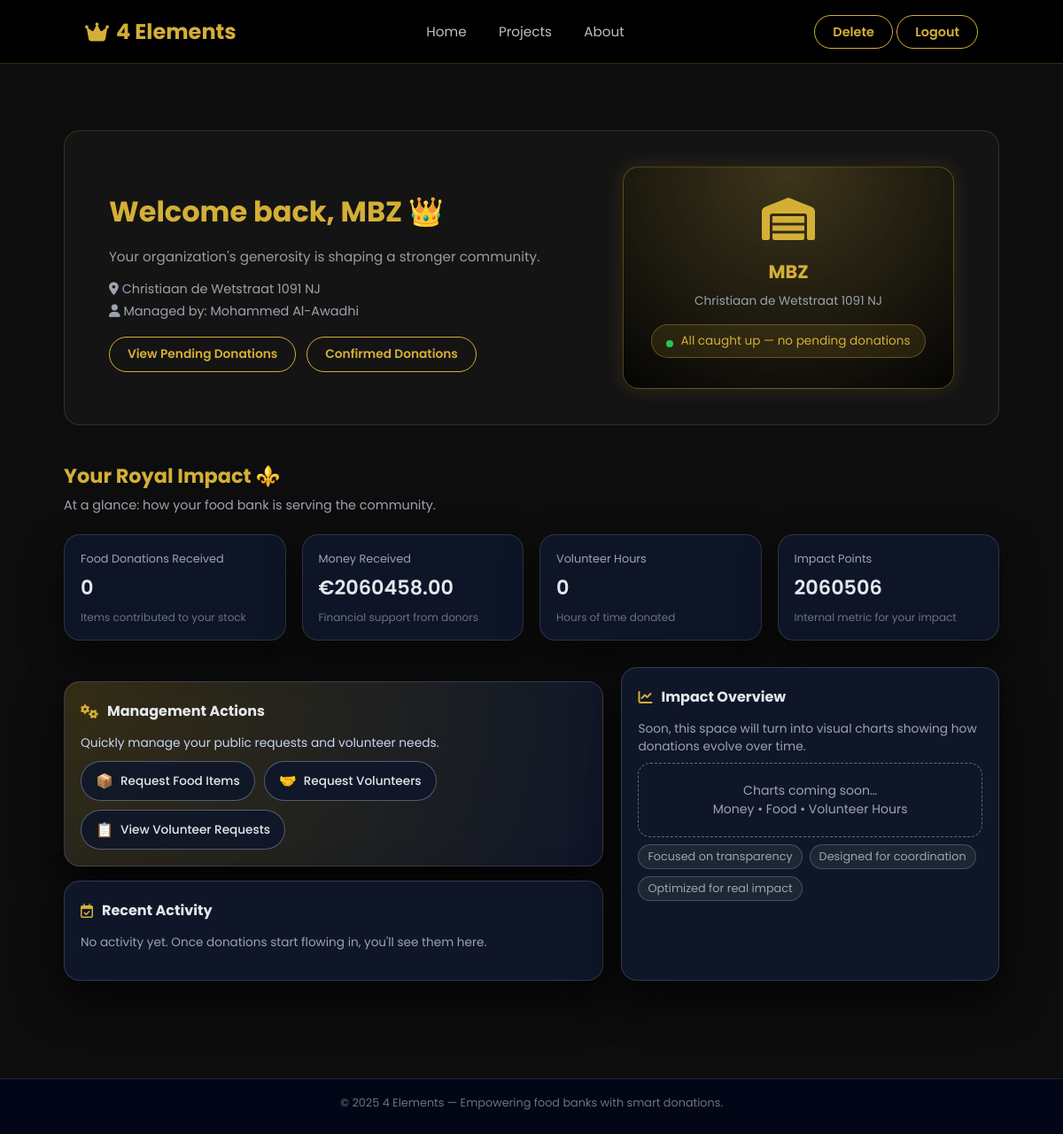
The app's page /account_donor (signed in) with its own data.
### tables this page shows
CREATE TABLE donors (
            id INTEGER PRIMARY KEY AUTOINCREMENT,
            name TEXT NOT NULL,
            email TEXT UNIQUE NOT NULL,
            password TEXT NOT NULL,
            food_bank_name TEXT NOT NULL,
            address TEXT NOT NULL,
            latitude REAL,
            longitude REAL
        , food_received INTEGER DEFAULT 0, food_donations INTEGER DEFAULT 0);

### app.py (the view)
@app.route('/account_donor')
def account_donor():
    if session.get('user_type') != 'donor':
        return redirect(url_for('login_page_donor'))
    conn = sqlite3.connect("database.db")
    c = conn.cursor()
    c.execute("SELECT * FROM donors WHERE id=?", (session['donor_id'],))
    donor = c.fetchone()
    donor_stats = get_donor_stats(session['donor_id'])
    c.execute("SELECT COUNT(*) FROM donation_promises WHERE donor_id=? AND status='pending'", (session['donor_id'],))
    pending_food_promises = c.fetchone()[0]
    c.execute("SELECT COUNT(*) FROM volunteer_requests WHERE donor_id=? AND status='open'", (session['donor_id'],))
    active_vol_requests = c.fetchone()[0]
    c.execute("SELECT COUNT(*) FROM requested_items WHERE donor_id=? AND status='pending'", (session['donor_id'],))
    active_item_requests = c.fetchone()[0]
    total_active_requests = active_vol_requests + active_item_requests
    recent_activity = donor_stats['activity'][:4]  # Get first 4 activities
    conn.close()
    return render_template('account_donor.html',
                           name=donor[1],
                           food_bank_name=donor[4],
                           address=donor[5],
                           food_received=donor[8] if len(donor) > 8 else 0, # From DB
                           food_donations=donor[9] if len(donor) > 9 else 0,
                           money_donated=donor_stats['total_money'],  # ADD THIS LINE
                           volunteer_hours=donor_stats['total_hours'],  # ADD THIS LINE
                           points=int(donor_stats['total_money'] * 1 + donor_stats['total_food'] * 2 + donor_stats['total_hours'] * 5),  # ADD THIS LINE
                           active_requests=total_active_requests,
                           donors_connected=pending_food_promises,
                           volunteers_managed=0,
                           donor_activity=recent_activity,
                           pending_count=pending_food_promises)

### templates/account_donor.html (shortened to what this page needs)
<!DOCTYPE html>
<html lang="en">
<head>
    <link rel="stylesheet" href="https://cdnjs.cloudflare.com/ajax/libs/font-awesome/6.7.2/css/all.min.css">
</head>
<body>
    <header>
        <div class="logo"><i class="fa-solid fa-crown"></i> 4 Elements</div>
        <div class="nav-links">
            <a href="{{ url_for('home') }}">Home</a>
            <a href="{{ url_for('projects') }}">Projects</a>
            <a href="{{ url_for('about') }}">About</a>
        </div>
        <div class="header-actions">
            <a href="{{ url_for('delete_account_page') }}">Delete</a>
            <a href="{{ url_for('logout') }}">Logout</a>
        </div>
    </header>
    <main>
        <section class="profile-container">
            <div class="profile-info">
                <h1>Welcome back, {{ food_bank_name }} 👑</h1>
                <p>Your organization's generosity is shaping a stronger community.</p>
                <div class="profile-meta">
                    <div><i class="fa-solid fa-location-dot"></i> {{ address }}</div>
                    <div style="margin-top:4px;">
                        <i class="fa-solid fa-user"></i> Managed by: {{ name }}
                    </div>
                </div>
                <div class="actions">
                    <a href="{{ url_for('pending_promises') }}">
                        View Pending Donations
                    </a>
                    <a href="{{ url_for('confirmed_donations') }}">
                        Confirmed Donations
                    </a>
                </div>
            </div>
            <div class="profile-card">
                <i class="fa-solid fa-warehouse"></i>
                <h2>{{ food_bank_name }}</h2>
                <span>{{ address }}</span>
                {% if pending_count and pending_count > 0 %}
                <div class="badge-pill">
                    <span class="dot pending"></span> {{ pending_count }} pending donation{{ 's' if pending_count > 1 else '' }}
                </div>
                {% else %}
                <div class="badge-pill">
                    <span class="dot"></span> All caught up — no pending donations
                </div>
                {% endif %}
            </div>
        </section>
        <section class="dashboard-wrapper">
            <div class="dashboard-header">
                <h2>Your Royal Impact ⚜️</h2>
                <p>At a glance: how your food bank is serving the community.</p>
            </div>
            <div class="stats-grid">
                <div class="stat-card">
                    <div class="stat-label">Food Donations Received</div>
                    <div class="stat-value">{{ food_donations }}</div>
                    <div class="stat-foot">Items contributed to your stock</div>
                </div>
                <div class="stat-card">
                    <div class="stat-label">Money Received</div>
                    <div class="stat-value">€{{ '%.2f' % money_donated }}</div>
                    <div class="stat-foot">Financial support from donors</div>
                </div>
                <div class="stat-card">
                    <div class="stat-label">Volunteer Hours</div>
                    <div class="stat-value">{{ volunteer_hours }}</div>
                    <div class="stat-foot">Hours of time donated</div>
                </div>
                <div class="stat-card">
                    <div class="stat-label">Impact Points</div>
                    <div class="stat-value">{{ points }}</div>
                    <div class="stat-foot">Internal metric for your impact</div>
                </div>
            </div>
            <div class="dashboard-main">
                <div>
                    <div class="card-panel management-card">
                        <div class="panel-header">
                            <i class="fa-solid fa-gears"></i>
                            <h3>Management Actions</h3>
                        </div>
                        <p style="font-size:0.86rem; color:#cbd5f5; margin-bottom:6px;">
                            Quickly manage your public requests and volunteer needs.
                        </p>
                        <div class="manage-buttons">
                            <a href="{{ url_for('request_items_page') }}" class="manage-btn">
                                <span>📦</span> Request Food Items
                            </a>
                            <a href="{{ url_for('request_volunteers_page') }}" class="manage-btn">
                                <span>🤝</span> Request Volunteers
                            </a>
                            <a href="{{ url_for('organization_requests') }}" class="manage-btn">
                                <span>📋</span> View Volunteer Requests
                            </a>
                        </div>
                    </div>
                    <div class="card-panel" style="margin-top:16px;">
                        <div class="panel-header">
                            <i class="fa-regular fa-calendar-check"></i>
                            <h3>Recent Activity</h3>
                        </div>
                        {% if activity %}
                        <ul class="activity-list">
                            {% for desc, ts in activity %}
                            <li class="activity-item">
                                <span>{{ desc }}</span>
                                <span class="activity-time">
                                    <i class="fa-regular fa-clock"></i> {{ ts }}
                                </span>
                            </li>
                            {% endfor %}
                        </ul>
                        {% else %}
                        <p style="font-size:0.85rem; color:#9ca3af; margin-top:4px;">
                            No activity yet. Once donations start flowing in, you'll see them here.
                        </p>
                        {% endif %}
                    </div>
                </div>
                <div class="card-panel">
                    <div class="panel-header">
                        <i class="fa-solid fa-chart-line"></i>
                        <h3>Impact Overview</h3>
                    </div>
                    <p style="font-size:0.86rem; color:#9ca3af; margin-bottom:8px;">
                        Soon, this space will turn into visual charts showing how donations evolve over time.
                    </p>
                    <div class="chart-placeholder">
                        Charts coming soon…
                        <br>Money • Food • Volunteer Hours
                    </div>
                    <div class="pill-row">
                        <div class="pill">Focused on transparency</div>
                        <div class="pill">Designed for coordination</div>
                        <div class="pill">Optimized for real impact</div>
                    </div>
                </div>
            </div>
        </section>
    </main>
    <footer>
        © 2025 4 Elements — Empowering food banks with smart donations.
    </footer>
</body>
</html>

### records on screen
donors: food_bank_name "MBZ", address "Christiaan de Wetstraat 1091 NJ", name "Mohammed Al-Awadhi"

### other values on screen
{{ food_donations }} "0"
{{ '%.2f' % money_donated }} "2060458.00"
{{ volunteer_hours }} "0"
{{ points }} "2060506"
